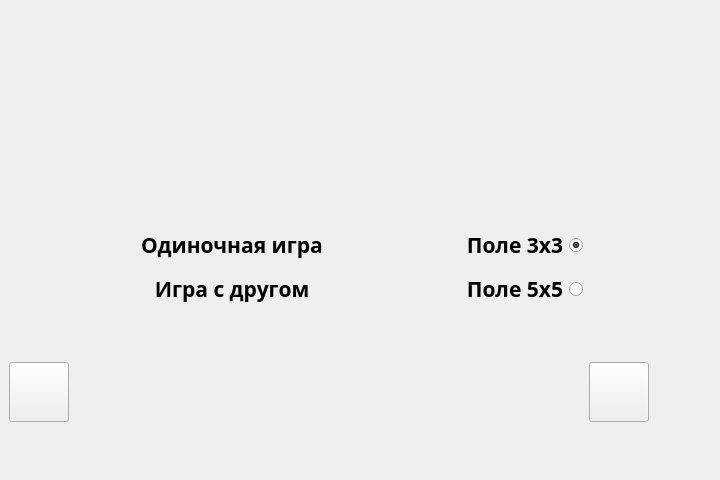
<?xml version="1.0" encoding="UTF-8"?>
<ui version="4.0">
 <class>MainWindow</class>
 <widget class="QMainWindow" name="MainWindow">
  <property name="geometry">
   <rect>
    <x>0</x>
    <y>0</y>
    <width>720</width>
    <height>480</height>
   </rect>
  </property>
  <property name="minimumSize">
   <size>
    <width>720</width>
    <height>480</height>
   </size>
  </property>
  <property name="maximumSize">
   <size>
    <width>720</width>
    <height>480</height>
   </size>
  </property>
  <property name="windowTitle">
   <string>Крестики-нолики: главное меню</string>
  </property>
  <property name="windowIcon">
   <iconset>
    <normaloff>icon.ico</normaloff>icon.ico</iconset>
  </property>
  <widget class="QWidget" name="centralwidget">
   <layout class="QGridLayout" name="gridLayout_2">
    <item row="0" column="1">
     <layout class="QGridLayout" name="gridLayout">
      <item row="1" column="4" rowspan="5">
       <spacer name="horizontalSpacer_2">
        <property name="orientation">
         <enum>Qt::Horizontal</enum>
        </property>
        <property name="sizeHint" stdset="0">
         <size>
          <width>40</width>
          <height>20</height>
         </size>
        </property>
       </spacer>
      </item>
      <item row="4" column="1">
       <widget class="QPushButton" name="playAI">
        <property name="minimumSize">
         <size>
          <width>100</width>
          <height>0</height>
         </size>
        </property>
        <property name="font">
         <font>
          <family>Segoe Print</family>
          <pointsize>16</pointsize>
          <weight>75</weight>
          <bold>true</bold>
         </font>
        </property>
        <property name="text">
         <string>Одиночная игра</string>
        </property>
        <property name="flat">
         <bool>true</bool>
        </property>
       </widget>
      </item>
      <item row="5" column="1">
       <widget class="QPushButton" name="playFriend">
        <property name="font">
         <font>
          <family>Segoe Print</family>
          <pointsize>16</pointsize>
          <weight>75</weight>
          <bold>true</bold>
         </font>
        </property>
        <property name="text">
         <string>Игра с другом</string>
        </property>
        <property name="flat">
         <bool>true</bool>
        </property>
       </widget>
      </item>
      <item row="4" column="3">
       <widget class="QRadioButton" name="radiobtn3x3">
        <property name="minimumSize">
         <size>
          <width>100</width>
          <height>0</height>
         </size>
        </property>
        <property name="font">
         <font>
          <family>Segoe Print</family>
          <pointsize>16</pointsize>
          <weight>75</weight>
          <bold>true</bold>
         </font>
        </property>
        <property name="layoutDirection">
         <enum>Qt::RightToLeft</enum>
        </property>
        <property name="text">
         <string>Поле 3х3</string>
        </property>
        <property name="checked">
         <bool>true</bool>
        </property>
       </widget>
      </item>
      <item row="1" column="1" rowspan="2" colspan="3">
       <widget class="QLabel" name="logo">
        <property name="text">
         <string/>
        </property>
        <property name="pixmap">
         <pixmap>MainLogo.png</pixmap>
        </property>
        <property name="alignment">
         <set>Qt::AlignCenter</set>
        </property>
       </widget>
      </item>
      <item row="6" column="1" colspan="3">
       <spacer name="verticalSpacer_2">
        <property name="orientation">
         <enum>Qt::Vertical</enum>
        </property>
        <property name="sizeHint" stdset="0">
         <size>
          <width>20</width>
          <height>40</height>
         </size>
        </property>
       </spacer>
      </item>
      <item row="3" column="1" colspan="3">
       <spacer name="verticalSpacer">
        <property name="orientation">
         <enum>Qt::Vertical</enum>
        </property>
        <property name="sizeHint" stdset="0">
         <size>
          <width>20</width>
          <height>40</height>
         </size>
        </property>
       </spacer>
      </item>
      <item row="1" column="0" rowspan="5">
       <spacer name="horizontalSpacer">
        <property name="orientation">
         <enum>Qt::Horizontal</enum>
        </property>
        <property name="sizeHint" stdset="0">
         <size>
          <width>40</width>
          <height>20</height>
         </size>
        </property>
       </spacer>
      </item>
      <item row="5" column="3">
       <widget class="QRadioButton" name="radiobtn5x5">
        <property name="minimumSize">
         <size>
          <width>100</width>
          <height>0</height>
         </size>
        </property>
        <property name="font">
         <font>
          <family>Segoe Print</family>
          <pointsize>16</pointsize>
          <weight>75</weight>
          <bold>true</bold>
         </font>
        </property>
        <property name="layoutDirection">
         <enum>Qt::RightToLeft</enum>
        </property>
        <property name="text">
         <string>Поле 5х5</string>
        </property>
        <property name="checked">
         <bool>false</bool>
        </property>
       </widget>
      </item>
      <item row="0" column="1" colspan="3">
       <spacer name="verticalSpacer_3">
        <property name="orientation">
         <enum>Qt::Vertical</enum>
        </property>
        <property name="sizeType">
         <enum>QSizePolicy::Fixed</enum>
        </property>
        <property name="sizeHint" stdset="0">
         <size>
          <width>20</width>
          <height>40</height>
         </size>
        </property>
       </spacer>
      </item>
      <item row="4" column="2" rowspan="2">
       <spacer name="horizontalSpacer_3">
        <property name="orientation">
         <enum>Qt::Horizontal</enum>
        </property>
        <property name="sizeHint" stdset="0">
         <size>
          <width>40</width>
          <height>20</height>
         </size>
        </property>
       </spacer>
      </item>
      <item row="6" column="4">
       <widget class="QPushButton" name="musicBtn">
        <property name="minimumSize">
         <size>
          <width>60</width>
          <height>60</height>
         </size>
        </property>
        <property name="maximumSize">
         <size>
          <width>60</width>
          <height>60</height>
         </size>
        </property>
        <property name="text">
         <string/>
        </property>
        <property name="checkable">
         <bool>true</bool>
        </property>
        <property name="checked">
         <bool>false</bool>
        </property>
        <property name="default">
         <bool>false</bool>
        </property>
        <property name="flat">
         <bool>false</bool>
        </property>
       </widget>
      </item>

      <item row="6" column="0">
        <widget class="QPushButton" name="exitBtn">
          <property name="minimumSize">
            <size>
              <width>60</width>
              <height>60</height>
            </size>
          </property>
          <property name="maximumSize">
            <size>
              <width>60</width>
              <height>60</height>
            </size>
          </property>
          <property name="text">
            <string/>
          </property>
          <property name="checkable">
            <bool>true</bool>
          </property>
          <property name="checked">
            <bool>false</bool>
          </property>
          <property name="default">
            <bool>false</bool>
          </property>
          <property name="flat">
            <bool>false</bool>
          </property>
        </widget>
      </item>

     </layout>
    </item>
   </layout>
  </widget>
 </widget>
 <resources/>
 <connections/>
</ui>
